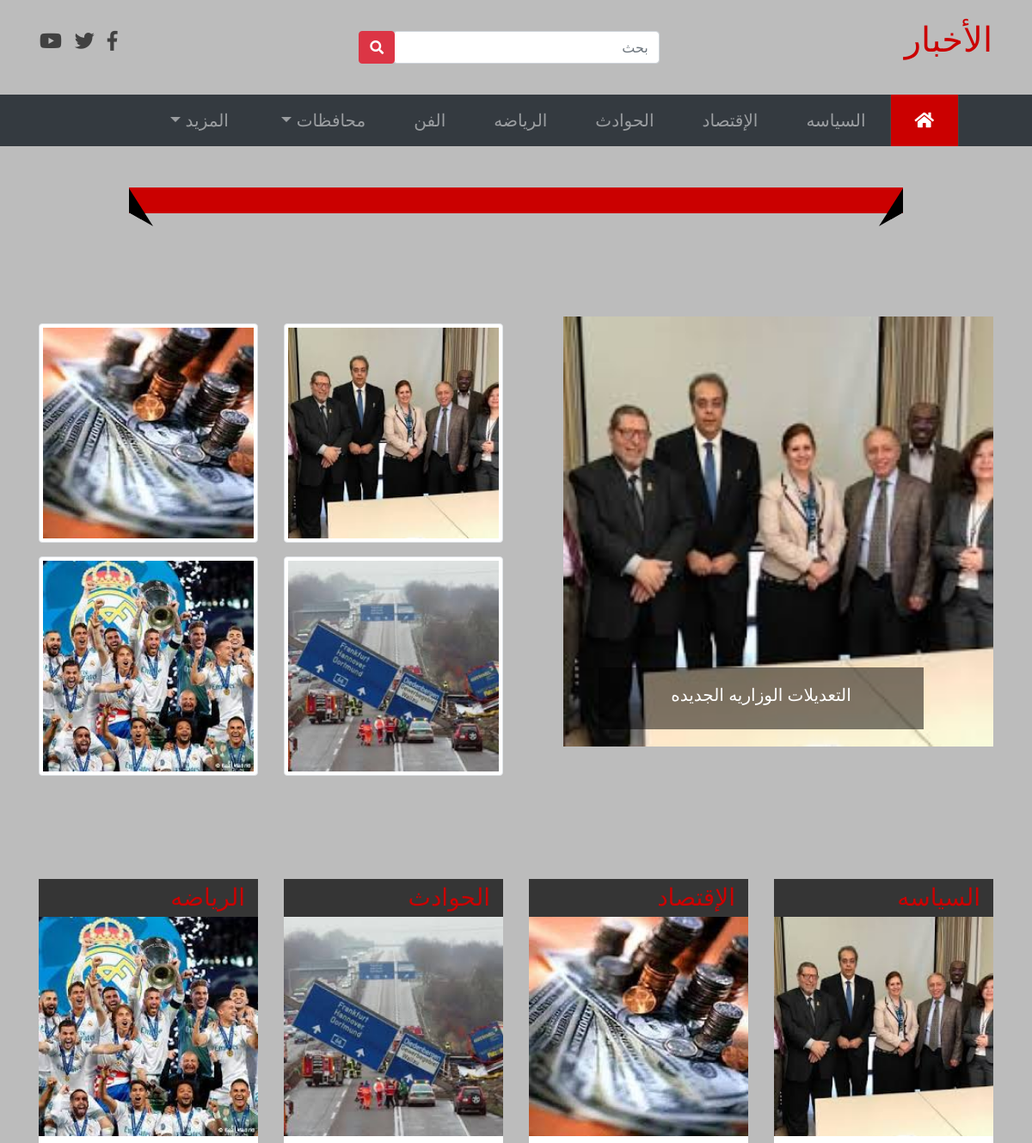
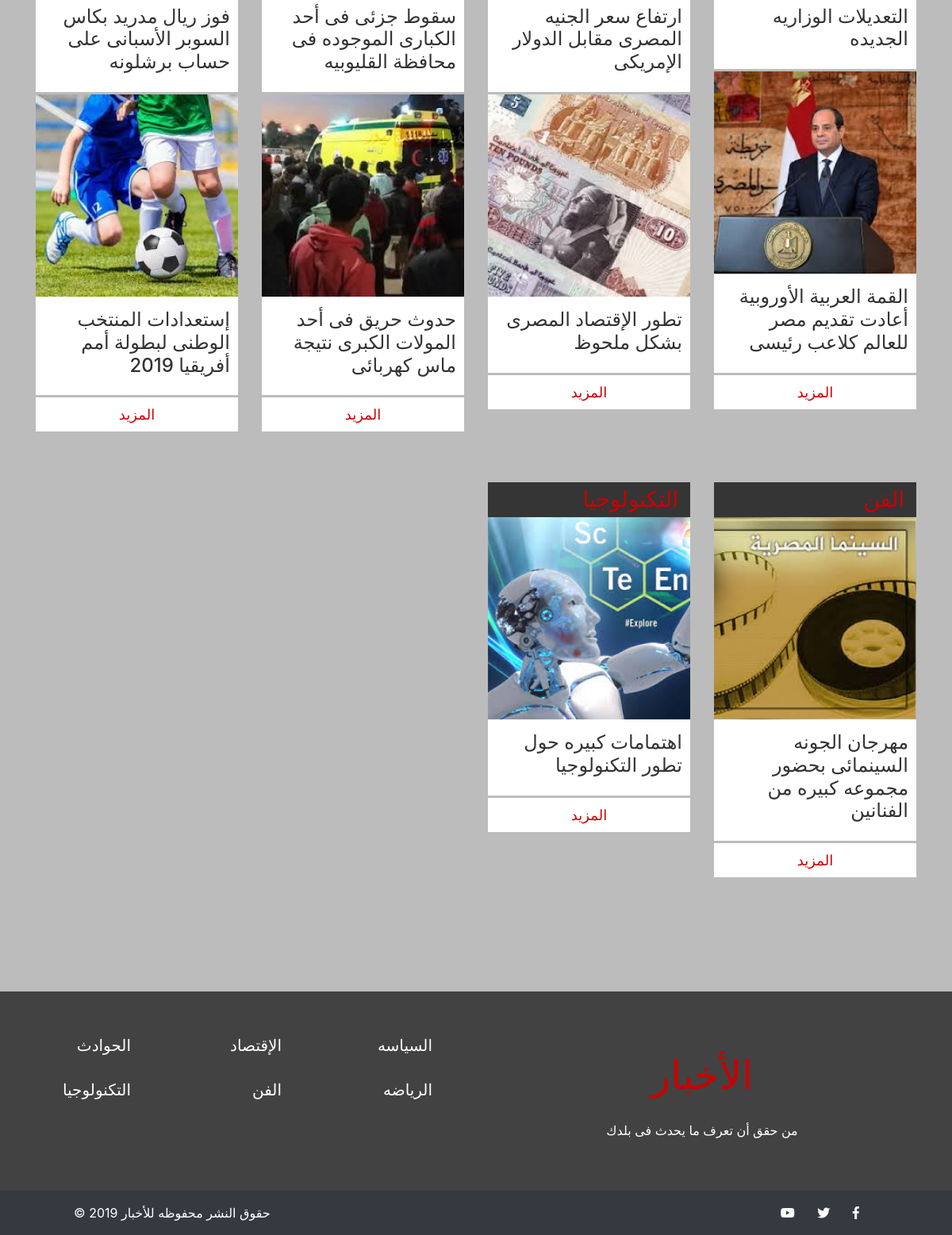
The page / on the database its author committed (2 pictures, top to bottom).
### tables this page shows
CREATE TABLE `nah_newinfo` (
  `nah_newid` int(11) NOT NULL,
  `nah_title` varchar(100) NOT NULL,
  `nah_desc` text NOT NULL,
  `nah_type` varchar(30) NOT NULL,
  `nah_city` varchar(30) NOT NULL,
  `nah_date` date NOT NULL,
  `nah_image` varchar(255) NOT NULL,
  `admin_id` int(11) NOT NULL
);

### index.php (the view)
<?php
$pageName="";
include "init.php";
include "includes/currentnews.php" ;
$query = "";
$qur = "";
if($_SERVER["REQUEST_METHOD"] == "POST"){
    $search = $_POST['search'];
    if($search != ""){
        $query = "WHERE nah_title like '%$search%' OR nah_desc like '%$search%'";
        $qur = "AND nah_title like '%$search%' OR nah_desc like '%$search%'";
    }else{
        $query = "";
        $qur = "";
    }
}
else if(isset($_GET['city'])){
    $city = $_GET['city'];
    $query = "WHERE nah_city = '$city' ";
    $qur = "AND nah_city = '$city' ";
}else{
    $query = "";
    $qur = "";
}
$q = "SELECT DISTINCT(nah_type) FROM nah_newinfo $query";
$types  = mysqli_query($conn , $q);
?>
<div class="all-news py-4">
    <div class="container  py-5 mt-5">
        <div class="slider-news pb-4">
            <?php include "includes/slider.php"?>
        </div>
        <div class="news-items py-5">
            <div class="row">
         <?php   while($type = mysqli_fetch_array($types)) { ?>
                <div class="col-md-3 col-sm-4 my-4">
                    <div class="news-item mt-3">
                        <h3><a href="category.php?type=<?php echo $type[0] ;?>"><?php echo $type[0] ;?></a></h3>
                        <?php
                        $q = "SELECT nah_title , nah_image , nah_newid FROM nah_newinfo where nah_type = '$type[0]'  $qur ORDER BY nah_date DESC LIMIT 5";
                        $allnews  = mysqli_query($conn , $q);
                         while($typenew = mysqli_fetch_array($allnews)) {
                        ?>
                        <div class="new-info">
                            <a href="news.php?id=<?php echo $typenew[2] ; ?>">
                                <img class="img-fluid" src="admin/<?php echo $typenew[1] ; ?>" alt="imagenew"/>
                                <h4><?php echo $typenew[0] ; ?></h4>
                            </a>
                        </div>
                         <?php }?>
                        <div class="more text-center p-2">
                            <a href="category.php?type=<?php echo $type[0] ;?>">المزيد</a>
                        </div>
                    </div>
                </div>
             <?php } ?>
           </div>
        </div>
    </div>
</div>
<?php
   include "includes/footer.php";
?>

### init.php (shortened to what this page needs)
<?php
$css = "layout/css/";
if(!isset($pageName)){
    include "includes/header.php" ;
}else{
    include "includes/header_home.php" ;
}
?>

### includes/header_home.php (shortened to what this page needs)
<!DOCTYPE html>
<html>
    <head>
        <link rel="stylesheet" href="<?php echo $css ;?>bootstrap.min.css"/>
        <link rel="stylesheet" href="<?php echo $css ;?>all.min.css"/>
        <link rel="stylesheet" href="<?php echo $css ;?>style.css"/>
    </head>
    <body>
        <header>
            <div class="container p-3">
                <div class="row">
                    <div class="col-4">
                        <div class="logo">
                            <a href="index.php">الأخبار</a>
                        </div>
                    </div>
                    <div class="col-4">
                         <div class="form-search">
                            <form class="position-relative my-2 my-lg-0" action="<?php echo $_SERVER['PHP_SELF']?>" method="post">
                              <input class="form-control  mr-sm-2" type="search" placeholder="بحث" aria-label="Search" name="search">
                              <button class="btn btn-danger position-absolute my-2 my-sm-0" type="submit" title="بحث"><i class="fa fa-search"></i></button>
                            </form>
                        </div>
                    </div>
                    <div class="col-4">
                        <div class="social  text-left">
                            <a class="facebook" href="#"><i class="fab fa-facebook-f"></i></a>
                            <a class="twitter" href="#"><i class="fab fa-twitter"></i></a>
                            <a class="youtube" href="#"><i class="fab fa-youtube"></i></a>
                        </div>
                    </div>
                </div>
            </div>
        </header>
        <?php
        $conn = mysqli_connect("localhost" , "root" , "" , "nah_news");
        mysqli_query($conn , "set names 'utf8'");
        $q1 = "SELECT DISTINCT(nah_type) FROM nah_newinfo limit 5";
        $types = mysqli_query($conn , $q1);
        ?>
        <nav class="navbar navbar-expand-lg navbar-dark bg-dark">
            <div class="container">
                <div class="collapse navbar-collapse" id="navbarSupportedContent">
                    <ul class="navbar-nav ml-auto">
                      <li class="nav-item active">
                        <a class="nav-link" href="index.php"><i class="fa fa-home"></i></a>
                      </li>
                        <?php
                           while($type = mysqli_fetch_array($types)) {
                        ?>
                      <li class="nav-item">
                        <a class="nav-link" href="category.php?type=<?php echo $type[0]?>"><?php echo $type[0]?></a>
                      </li>
                      <?php } ?>
                      <li class="nav-item dropdown">
                        <a class="nav-link dropdown-toggle" href="#" id="navbarDropdown" role="button" data-toggle="dropdown" aria-haspopup="true" aria-expanded="false">
                          محافظات
                        </a>
                      </li>
                      <li class="nav-item dropdown">
                        <a class="nav-link dropdown-toggle" href="#" id="navbarDropdown" role="button" data-toggle="dropdown" aria-haspopup="true" aria-expanded="false">
                          المزيد
                        </a>
                      </li>
                    </ul>
                  </div>
            </div>
        </nav>

### includes/currentnews.php (shortened to what this page needs)
<div class="linenews w-75 mx-auto mt-5">
    <div class="lines">
    </div>
</div>

### includes/slider.php (shortened to what this page needs)
<?php
$q = "SELECT nah_title , nah_image FROM nah_newinfo ORDER BY nah_date DESC LIMIT 1";
$latestnews  = mysqli_query($conn , $q);
$row = mysqli_fetch_row($latestnews);
?>
<div class="slider-news">
        <div class="row">
            <div class="col-md-6">
                <div id="carouselExampleSlidesOnly" class="carousel slide" data-ride="carousel">
                  <div class="carousel-inner">
                    <div class="carousel-item active">
                      <img class="img-fluid" src="admin/<?php echo $row[1];?>" alt="imageslider"  height="200px">
                      <div class="carousel-caption d-none d-md-block">
                        <h5><?php echo $row[0]?></h5>
                      </div>
                    </div>
                  </div>
                </div>
            </div>
            <div class="col-md-6">
                <div class="row">
                    <?php
                    $q3 = "SELECT nah_image FROM nah_newinfo ORDER BY nah_date DESC LIMIT 4";
                    $latestimgs  = mysqli_query($conn , $q3);
                    while($img = mysqli_fetch_array($latestimgs)) {
                    ?>
                    <div class="col-md-6 col-3">
                        <div class="new-image">
                           <img class="img-fluid img-thumbnail my-2" src="admin/<?php echo $img[0];?>" alt="image" />
                        </div>
                    </div>
                    <?php } ?>
                </div>
            </div>
       </div>
    </div>

### includes/footer.php (shortened to what this page needs)
<?php
        $conn = mysqli_connect("localhost" , "root" , "" , "nah_news");
        mysqli_query($conn , "set names 'utf8'");
        $q = "SELECT DISTINCT(nah_type) FROM nah_newinfo limit 15";
        $types = mysqli_query($conn , $q);
?>
         <footer>
           <div class="footer-links">
               <div class="container py-5">
                   <div class="row">
                       <div class="col-md-6">
                           <div class="footer-logo text-center">
                               <a href="#">الأخبار</a>
                               <p class="text-white">من حقق أن تعرف ما يحدث فى بلدك</p>
                           </div>
                       </div>
                       <div class="col-md-6">
                           <div class="row">
                               <?php
                               while($type = mysqli_fetch_array($types)) {
                            ?>
                               <div class="col-4">
                                   <div class="footer-link">
                                       <ul class="list-unstyled">
                                           <li><a href="category.php?type=<?php echo $type[0] ; ?>"><?php echo $type[0] ; ?></a></li>
                                       </ul>
                                   </div>
                               </div>
                               <?php } ?>
                           </div>
                       </div>
                   </div>
               </div>
           </div>
           <nav class="navbar navbar-dark bg-dark">
            <div class="container">
                <div class="social  px-5 ">
                    <a href="#" class="text-white mr-4 facebook"><i class="fab fa-facebook-f"></i></a>
                    <a href="#" class="text-white mr-4 twitter"><i class="fab fa-twitter"></i></a>
                    <a href="#" class="text-white mr-4 youtube"><i class="fab fa-youtube"></i></a>
                </div>
                <p class="text-white mt-2 pt-2 pl-5"> حقوق النشر محفوظه للأخبار 2019 &copy;</p>
             </div>
          </nav>
        </footer>
    </body>
</html>

### layout/css/style.css (style rules this page uses)
body { background-color: #bcbcbc; direction: rtl; text-align: right; }
img { width: 500px; height: 300px ; -o-object-fit: cover; object-fit: cover; }
a , a:hover { text-decoration: none; }
header .logo a { font-size: 40px; color: #cb0000; }
header form { padding: 20px 0 20px 40px; }
header form button { position: absolute; top: 20px; left: -8px; }
header .social { margin-top: 20px; text-align: right; }
header .social a { color: #414141; padding-right: 3%; }
header .social a i { font-size: 23px; }
nav { padding: 0 !important; }
nav .nav-item { padding: 7px 20px; font-size: 20px; }
nav .nav-item.active { background-color: #cb0000; border-left: 1px solid #444; border-right: 1px solid #444; }
.collapse:not(.show) { display: block; }
.linenews { height: 30px; background-color: #cb0000; padding: 3px 10px; position: relative; }
.linenews:after { position: absolute; content: ""; top: 8.5px; left: 0; border-width: 14px; border-style: solid; border-color: transparent transparent #000 #000; -webkit-transform: skewY(30deg); transform: skewY(30deg); }
.linenews:before { position: absolute; content: ""; top: 8.5px; right: 0; border-width: 14px; border-style: solid; border-color: transparent #000 #000 transparent; -webkit-transform: skewY(-30deg); transform: skewY(-30deg); }
.lines { width: 95%; position: relative; margin: auto; height: 100%; overflow: hidden; }
.carousel-caption { background-color: rgba(0,0,0,.5); }
.news-items .news-item { background-color: #fff; }
.news-items .news-item h3 { color: #cb0000; padding: 5px 15px; background-color: #353535; margin-bottom: 0; }
.news-items .news-item h3 a { color: #cb0000; }
.news-items .news-item .new-info { border-bottom: 3px solid #bcbcbc; }
.news-items .news-item .new-info a { color: #333; }
.news-items .news-item .new-info h4 { padding: 15px 10px; }
.news-items .news-item .more a { color: #cb0000; font-size: 18px; }
footer { color: #fff; background-color: #424242; }
footer .footer-links .footer-logo a { color: #cb0000; font-size: 50px; display: inline-block; padding: 20px; }
footer .footer-links .footer-link ul li { padding: 5px 0; }
footer .footer-links .footer-link ul li a { color: #fff; font-size: 20px; }

### rows shown on the page
nah_newinfo: nah_image (picture), nah_title "التعديلات الوزاريه الجديده"
nah_newinfo: nah_image (picture), nah_title "ارتفاع سعر الجنيه المصرى مقابل الدولار الإمريكى"
nah_newinfo: nah_image (picture), nah_title "سقوط جزئى فى أحد الكبارى الموجوده فى محافظة القليوبيه"
nah_newinfo: nah_image (picture), nah_title "فوز ريال مدريد بكاس السوبر الأسبانى على حساب برشلونه"
nah_newinfo: nah_image (picture), nah_title "القمة العربية الأوروبية أعادت تقديم مصر للعالم كلاعب رئيسى"
nah_newinfo: nah_image (picture), nah_title "تطور الإقتصاد المصرى بشكل ملحوظ"
nah_newinfo: nah_image (picture), nah_title "حدوث حريق فى أحد المولات الكبرى نتيجة ماس كهربائى"
nah_newinfo: nah_image (picture), nah_title "إستعدادات المنتخب الوطنى لبطولة أمم أفريقيا 2019"
nah_newinfo: nah_image (picture), nah_title "مهرجان الجونه السينمائى بحضور مجموعه كبيره من الفنانين"
nah_newinfo: nah_image (picture), nah_title "اهتمامات كبيره حول تطور التكنولوجيا"

### other values the page prints
$type[0] "السياسه"
$type[0] "الإقتصاد"
$type[0] "الحوادث"
$type[0] "الرياضه"
$type[0] "الفن"
$type[0] "التكنولوجيا"
